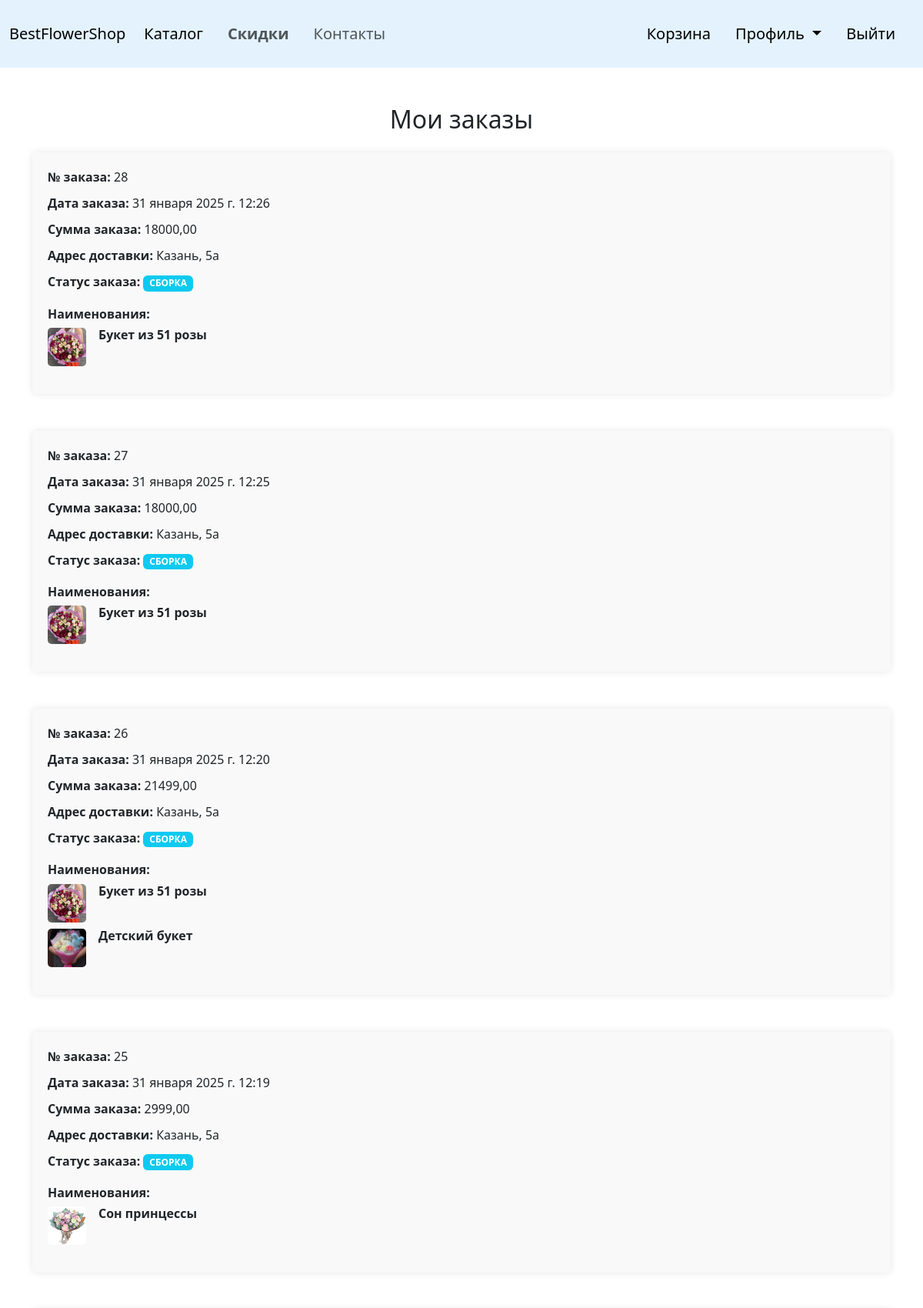
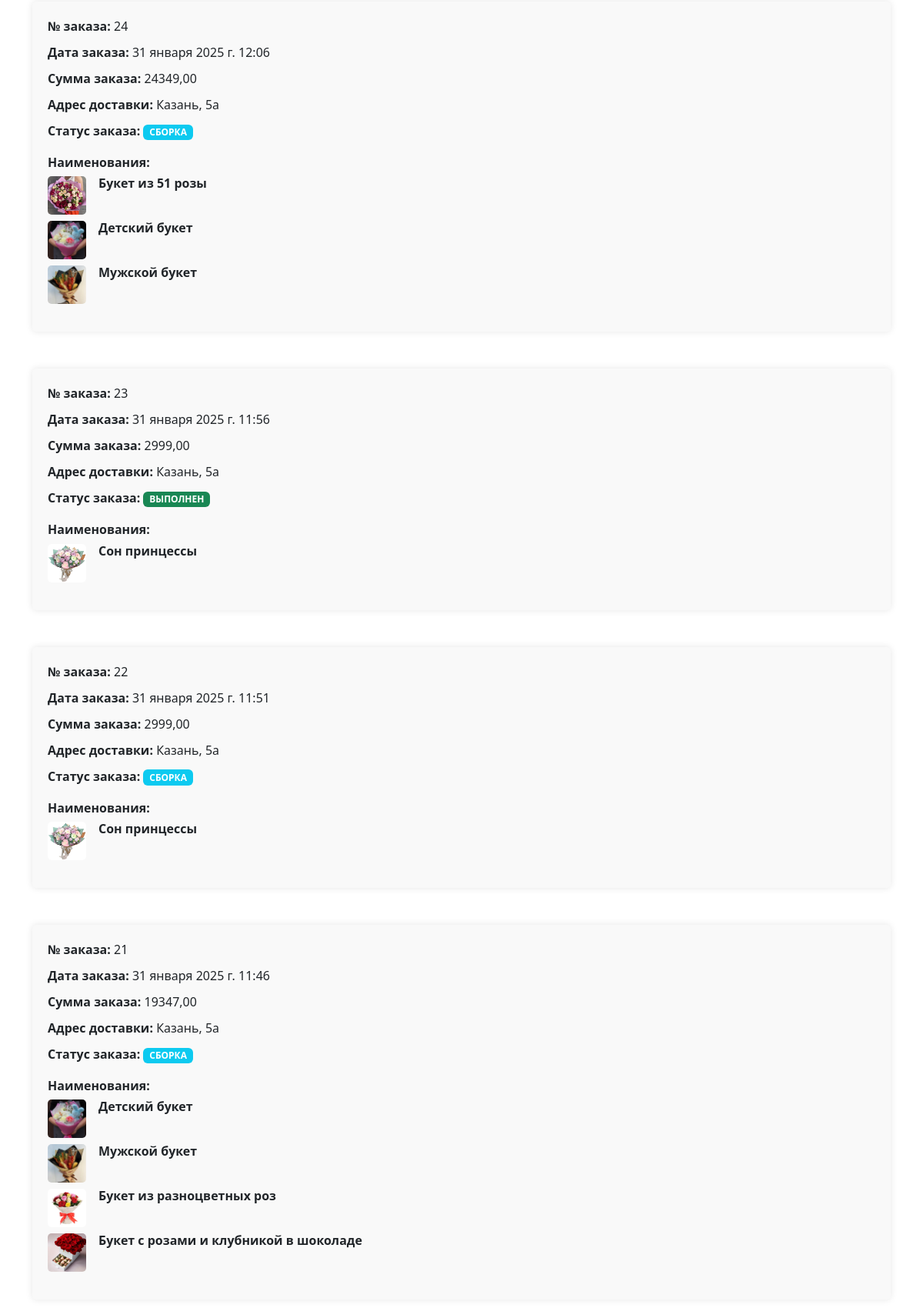
Screenshot of /my_orders/ (signed in, upper part) with the database file from the repository (2 pictures, top to bottom).
### order/models.py (models this page shows, shortened)
class Order(models.Model):
    STATUS_CHOICES = [
        ('СБОРКА', 'На сборке'),
        ('В ПУТИ', 'В доставке'),
        ('ВЫПОЛННЕН', 'Выполнен'),
        ('ОТМЕНЕН', 'Отменен'),
    ]
    user = models.ForeignKey(CustomUser, on_delete=models.CASCADE)
    delivery_address = models.CharField(max_length=255)
    phone_number = models.CharField(max_length=20)
    products = models.ManyToManyField(Flower, through='OrderProduct')
    sum = models.DecimalField(max_digits=10, decimal_places=2)
    status = models.CharField(max_length=10, choices=STATUS_CHOICES, default='СБОРКА')
    date = models.DateTimeField()

### catalog/models.py (models this page shows, shortened)
class Flower(models.Model):
    name = models.CharField(max_length=100, verbose_name="Название товара")
    description = models.TextField(verbose_name="Описание")
    price = models.DecimalField(verbose_name="Цена", max_digits=10, decimal_places=2)
    availability = models.IntegerField(verbose_name="Доступно к заказу")
    picture = models.ImageField(upload_to = 'catalog/static/catalog/img', verbose_name="Изображение")
    class Meta:
        verbose_name = "Цветок"
        verbose_name_plural = "Цветы"

### users/views.py (the view)
# urls.py: path('my_orders/', views.my_orders, name='my_orders'),
@login_required
def my_orders(request):
    user = request.user
    my_orders = Order.objects.filter(user=user)
    return render(request, 'users/my_orders.html', {'my_orders': my_orders})

### catalog/templatetags/my_filters.py (called while the page is built)
@register.filter
def slice_from_eighth(value):
    return value[8:]

### users/templates/users/my_orders.html (shortened to what this page needs)
{% extends 'catalog/layout.html' %}
{% load static %}
 {% load my_filters %}
{% block content %}
<div class="container mt-5">
    <h2 class="mb-4 text-center">Мои заказы</h2>
    {% if my_orders %}
        {% for order in my_orders|dictsortreversed:"date" %}
            <div class="order mb-5">
                <div class="order-header mb-3">
                    <div><strong>№ заказа:</strong> {{ order.id }}</div>
                    <div><strong>Дата заказа:</strong> {{ order.date }}</div>
                    <div><strong>Сумма заказа:</strong> {{ order.sum }}</div>
                    <div><strong>Адрес доставки:</strong> {{ order.delivery_address }}</div>
                    {% if order.status == 'ВЫПОЛНЕН' %}
                        <div><strong>Статус заказа:</strong> <span class="badge bg-success ">{{ order.status }}</span></div>
                    {% elif order.status == 'ОТМЕНЕН' %}
                        <div><strong>Статус заказа:</strong> <span class="badge bg-danger">{{ order.status }}</span></div>
                    {% else %}
                        <div><strong>Статус заказа:</strong> <span class="badge bg-info">{{ order.status }}</span></div>
                    {% endif %}
                </div>
                <div class="order-products">
                    <h5>Наименования:</h5>
                    <ul class="list-unstyled">
                        {% for product in order.products.all %}
                            <li class="d-flex align-items-start my-2">
                                <img src="{{ product.picture.url|slice_from_eighth }}" alt="{{ product.name }}" class="me-3" width="50">
                                <div>
                                    <h5 class="mt-0 mb-1 product-name">{{ product.name }}</h5>
                                </div>
                            </li>
                        {% endfor %}
                    </ul>
                </div>
            </div>
        {% endfor %}
    {% else %}
        <p class="alert alert-info text-center">У вас нет заказов.</p>
    {% endif %}
</div>
{% endblock %}

### users/templates/users/my_orders.html (style rules this page uses)
.order { background-color: #f9f9f9; padding: 20px; border-radius: 5px; box-shadow: 0 0 10px rgba(0, 0, 0, 0.1); }
.order-header div { margin-bottom: 10px; }
.order-products h5 { margin-top: 20px; font-weight: bold; font-size: 1rem; }
.order-products img { border-radius: 5px; }
.product-name { font-size: 0.9rem; }

### rows the page displays
Order: id "28", date "31 января 2025 г. 12:26", sum "18000,00", delivery_address "Казань, 5а", status "СБОРКА"
Flower: picture (picture), name "Букет из 51 розы"
Order: id "27", date "31 января 2025 г. 12:25", sum "18000,00", delivery_address "Казань, 5а", status "СБОРКА"
Order: id "26", date "31 января 2025 г. 12:20", sum "21499,00", delivery_address "Казань, 5а", status "СБОРКА"
Flower: picture (picture), name "Детский букет"
Order: id "25", date "31 января 2025 г. 12:19", sum "2999,00", delivery_address "Казань, 5а", status "СБОРКА"
Flower: picture (picture), name "Сон принцессы"
Order: id "24", date "31 января 2025 г. 12:06", sum "24349,00", delivery_address "Казань, 5а", status "СБОРКА"
Flower: picture (picture), name "Мужской букет"
Order: id "23", date "31 января 2025 г. 11:56", sum "2999,00", delivery_address "Казань, 5а", status "ВЫПОЛНЕН"
Order: id "22", date "31 января 2025 г. 11:51", sum "2999,00", delivery_address "Казань, 5а", status "СБОРКА"
Order: id "21", date "31 января 2025 г. 11:46", sum "19347,00", delivery_address "Казань, 5а", status "СБОРКА"
Flower: picture (picture), name "Букет из разноцветных роз"
Flower: picture (picture), name "Букет с розами и клубникой в шоколаде"
